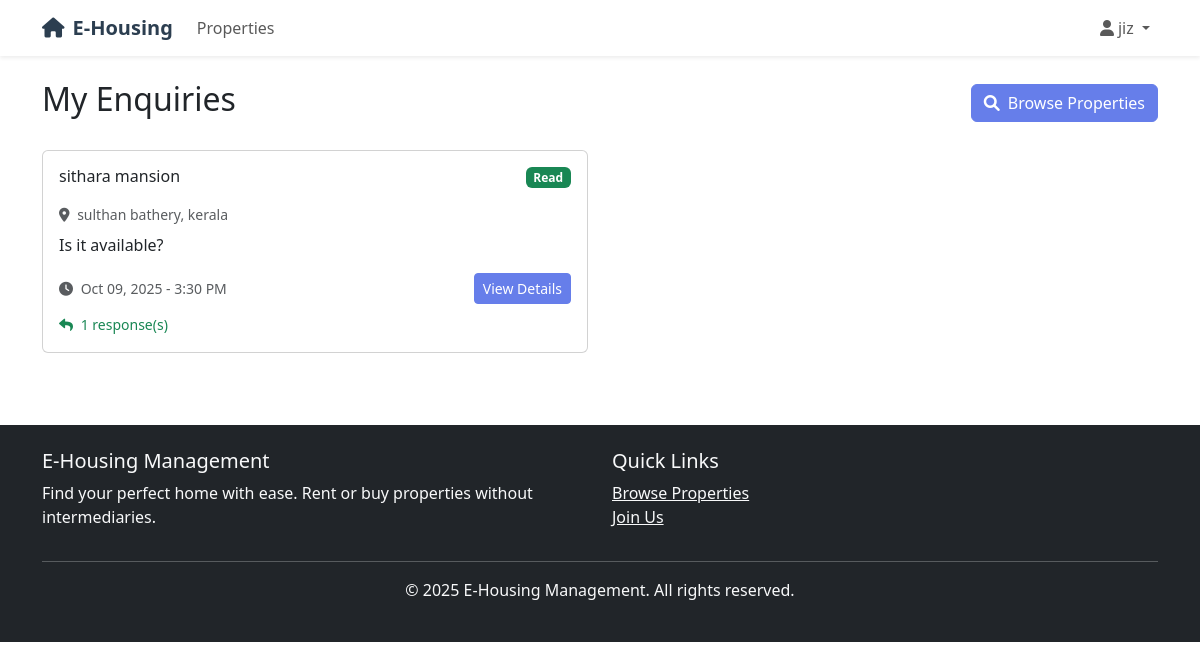
/communications/my-enquiries/ (signed in), run on the app's committed database.
### accounts/models.py (models this page shows, shortened)
class User(AbstractUser):
    USER_TYPES = (
        ('buyer', 'Buyer/Tenant'),
        ('owner', 'Property Owner'),
        ('admin', 'Administrator'),
    )
    user_type = models.CharField(max_length=10, choices=USER_TYPES, default='buyer')
    is_approved = models.BooleanField(default=False)
    email = models.EmailField(unique=True)

### communications/models.py (models this page shows, shortened)
class Enquiry(models.Model):
    user = models.ForeignKey(User, on_delete=models.CASCADE, related_name='enquiries')
    property = models.ForeignKey(Property, on_delete=models.CASCADE, related_name='enquiries')
    message = models.TextField()
    phone = models.CharField(max_length=15, blank=True)
    is_read = models.BooleanField(default=False)
    created_at = models.DateTimeField(auto_now_add=True)
    class Meta:
        ordering = ['-created_at']
        verbose_name_plural = 'Enquiries'

### properties/models.py (models this page shows, shortened)
class Property(models.Model):
    PROPERTY_TYPES = (
        ('rent', 'For Rent'),
        ('sell', 'For Sale'),
    )
    PROPERTY_CATEGORIES = (
        ('apartment', 'Apartment'),
        ('house', 'House'),
        ('villa', 'Villa'),
        ('studio', 'Studio'),
        ('room', 'Room'),
        ('commercial', 'Commercial'),
    )
    owner = models.ForeignKey(User, on_delete=models.CASCADE, related_name='properties')
    title = models.CharField(max_length=200)
    description = models.TextField()
    property_type = models.CharField(max_length=10, choices=PROPERTY_TYPES)
    category = models.CharField(max_length=20, choices=PROPERTY_CATEGORIES)
    price = models.DecimalField(max_digits=12, decimal_places=2)
    bedrooms = models.PositiveIntegerField(default=1)
    bathrooms = models.PositiveIntegerField(default=1)
    area = models.PositiveIntegerField(help_text='Area in square feet')
    address = models.TextField()
    city = models.CharField(max_length=100)
    state = models.CharField(max_length=100)
    pincode = models.CharField(max_length=10)
    is_approved = models.BooleanField(default=False)
    is_available = models.BooleanField(default=True)
    created_at = models.DateTimeField(auto_now_add=True)
    updated_at = models.DateTimeField(auto_now=True)
    parking = models.BooleanField(default=False)
    furnished = models.BooleanField(default=False)
    balcony = models.BooleanField(default=False)
    gym = models.BooleanField(default=False)
    swimming_pool = models.BooleanField(default=False)
    class Meta:
        ordering = ['-created_at']
        verbose_name_plural = 'Properties'

### communications/views.py (the view)
# urls.py: path('my-enquiries/', views.my_enquiries, name='my_enquiries'),
@login_required
def my_enquiries(request):
    if request.user.user_type not in ['buyer']:
        messages.error(request, 'Access denied.')
        return redirect('home')
    enquiries = Enquiry.objects.filter(user=request.user).order_by('-created_at')
    paginator = Paginator(enquiries, 10)
    page_number = request.GET.get('page')
    enquiries = paginator.get_page(page_number)
    return render(request, 'communications/my_enquiries.html', {'enquiries': enquiries})

### templates/communications/my_enquiries.html (shortened to what this page needs)
{% extends 'base.html' %}
{% block content %}
<div class="container mt-4">
    <div class="d-flex justify-content-between align-items-center mb-4">
        <h2>My Enquiries</h2>
        <a href="{% url 'properties:list' %}" class="btn btn-primary">
            <i class="fas fa-search me-2"></i>Browse Properties
        </a>
    </div>
    {% if enquiries %}
        <div class="row">
            {% for enquiry in enquiries %}
                <div class="col-md-6 mb-4">
                    <div class="card">
                        <div class="card-body">
                            <div class="d-flex justify-content-between align-items-start mb-3">
                                <h6 class="card-title mb-0">{{ enquiry.property.title }}</h6>
                                <span class="badge bg-{% if enquiry.is_read %}success{% else %}warning{% endif %}">
                                    {% if enquiry.is_read %}Read{% else %}Pending{% endif %}
                                </span>
                            </div>
                            <p class="text-muted small mb-2">
                                <i class="fas fa-map-marker-alt me-1"></i>
                                {{ enquiry.property.city }}, {{ enquiry.property.state }}
                            </p>
                            <p class="card-text">{{ enquiry.message|truncatewords:15 }}</p>
                            <div class="d-flex justify-content-between align-items-center">
                                <small class="text-muted">
                                    <i class="fas fa-clock me-1"></i>
                                    {{ enquiry.created_at|date:"M d, Y - g:i A" }}
                                </small>
                                <div>
                                    <a href="{% url 'communications:enquiry_detail' enquiry.id %}" class="btn btn-sm btn-primary">
                                        View Details
                                    </a>
                                </div>
                            </div>
                            {% if enquiry.responses.exists %}
                                <div class="mt-2">
                                    <small class="text-success">
                                        <i class="fas fa-reply me-1"></i>
                                        {{ enquiry.responses.count }} response(s)
                                    </small>
                                </div>
                            {% endif %}
                        </div>
                    </div>
                </div>
            {% endfor %}
        </div>
    {% endif %}
</div>
{% endblock %}

### templates/base.html (shortened to what this page needs)
<!DOCTYPE html>
<html lang="en">
<head>
    <link href="https://cdn.jsdelivr.net/npm/bootstrap@5.3.0/dist/css/bootstrap.min.css" rel="stylesheet">
    <link href="https://cdnjs.cloudflare.com/ajax/libs/font-awesome/6.0.0/css/all.min.css" rel="stylesheet">
</head>
<body>
    <nav class="navbar navbar-expand-lg navbar-light bg-white shadow-sm">
        <div class="container">
            <a class="navbar-brand" href="{% url 'home' %}">
                <i class="fas fa-home me-2"></i>E-Housing
            </a>
            <div class="collapse navbar-collapse" id="navbarNav">
                <ul class="navbar-nav me-auto">
                    <li class="nav-item">
                        <a class="nav-link" href="{% url 'properties:list' %}">Properties</a>
                    </li>
                </ul>
                <ul class="navbar-nav">
                    {% if user.is_authenticated %}
                        <li class="nav-item dropdown">
                            <a class="nav-link dropdown-toggle" href="#" id="navbarDropdown" role="button" data-bs-toggle="dropdown">
                                <i class="fas fa-user me-1"></i>{{ user.username }}
                            </a>
                        </li>
                    {% endif %}
                </ul>
            </div>
        </div>
    </nav>
    <main>
        {% block content %}
        {% endblock %}
    </main>
    <footer class="bg-dark text-light py-4 mt-5">
        <div class="container">
            <div class="row">
                <div class="col-md-6">
                    <h5>E-Housing Management</h5>
                    <p>Find your perfect home with ease. Rent or buy properties without intermediaries.</p>
                </div>
                <div class="col-md-6">
                    <h5>Quick Links</h5>
                    <ul class="list-unstyled">
                        <li><a href="{% url 'properties:list' %}" class="text-light">Browse Properties</a></li>
                        <li><a href="{% url 'accounts:register' %}" class="text-light">Join Us</a></li>
                    </ul>
                </div>
            </div>
            <hr>
            <div class="text-center">
                <p>&copy; 2025 E-Housing Management. All rights reserved.</p>
            </div>
        </div>
    </footer>
</body>
</html>

### templates/base.html (style rules this page uses)
.navbar-brand { font-weight: bold; color: #2c3e50 !important; }
.btn-primary { background-color: #667eea; border-color: #667eea; }

### data on the page
User: username "jiz"
Enquiry: property "sithara mansion", is_read "Read", property.city "sulthan bathery", property.state "kerala", message "Is it available?", created_at "Oct 09, 2025 - 3:30 PM", responses.count "1"
